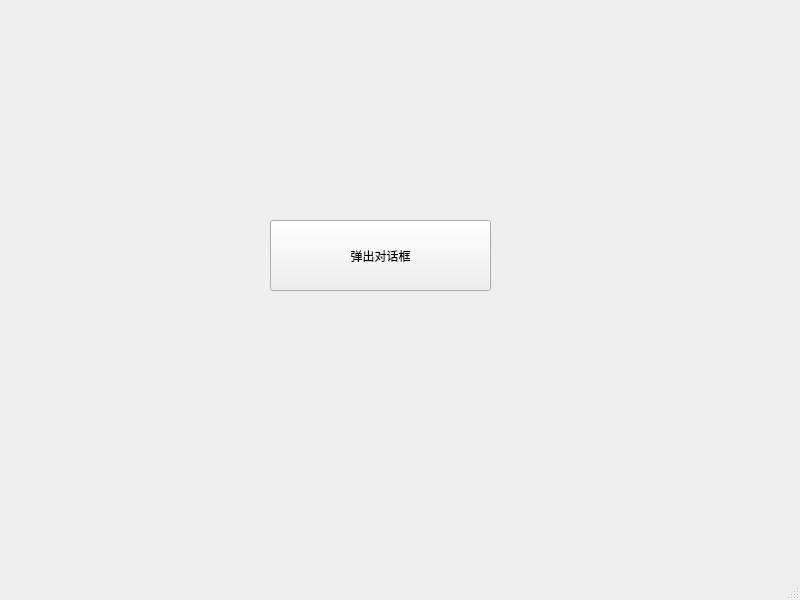
<?xml version="1.0" encoding="UTF-8"?>
<ui version="4.0">
 <class>MainWindow</class>
 <widget class="QMainWindow" name="MainWindow">
  <property name="geometry">
   <rect>
    <x>0</x>
    <y>0</y>
    <width>800</width>
    <height>600</height>
   </rect>
  </property>
  <property name="windowTitle">
   <string>MainWindow</string>
  </property>
  <widget class="QWidget" name="centralwidget">
   <widget class="QPushButton" name="pushButton">
    <property name="geometry">
     <rect>
      <x>270</x>
      <y>220</y>
      <width>221</width>
      <height>71</height>
     </rect>
    </property>
    <property name="text">
     <string>弹出对话框</string>
    </property>
   </widget>
  </widget>
  <widget class="QMenuBar" name="menubar">
   <property name="geometry">
    <rect>
     <x>0</x>
     <y>0</y>
     <width>800</width>
     <height>26</height>
    </rect>
   </property>
  </widget>
  <widget class="QStatusBar" name="statusbar"/>
 </widget>
 <resources/>
 <connections/>
</ui>
